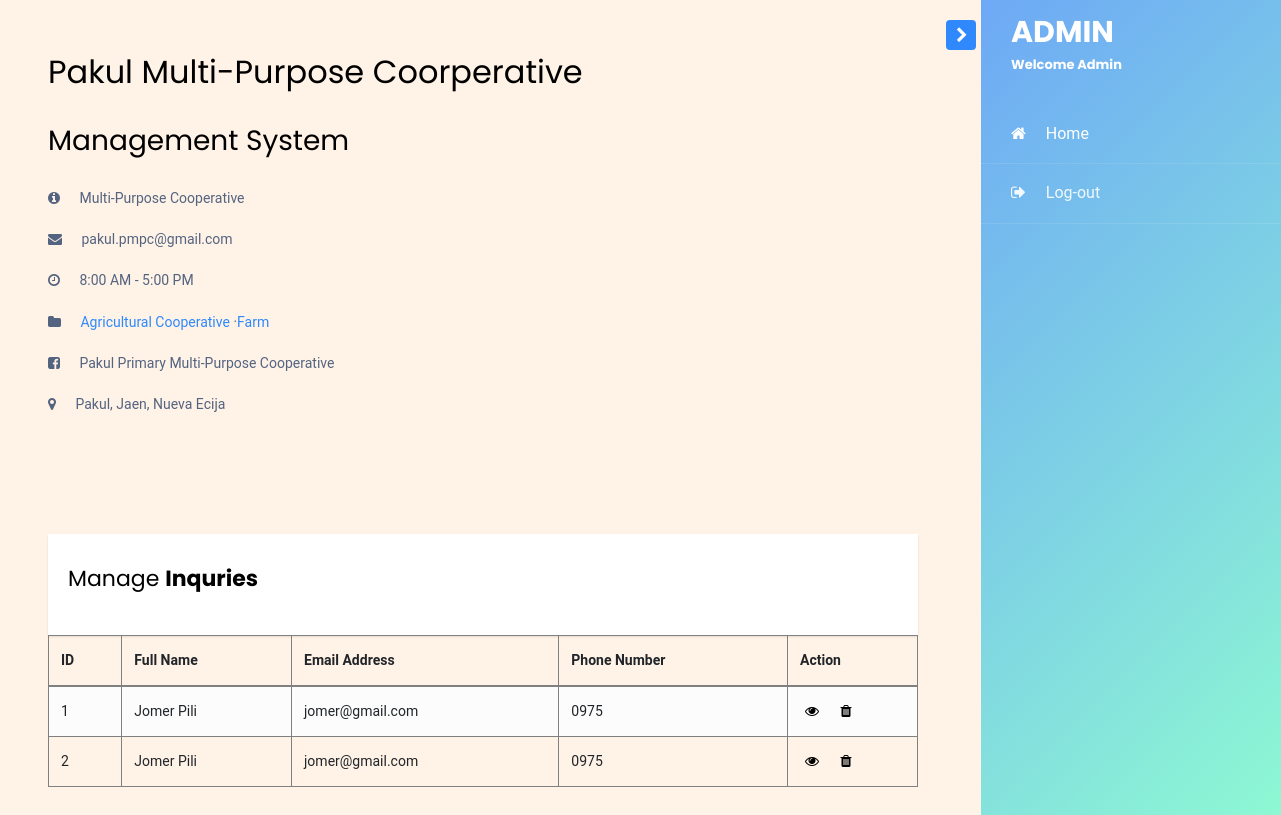
Page /memberslist/contacttable.php on the committed database.
### tables this page shows
CREATE TABLE `queries` (
  `id` int(11) NOT NULL,
  `fname` varchar(100) NOT NULL,
  `lname` varchar(100) NOT NULL,
  `email` varchar(100) NOT NULL,
  `phone` varchar(100) NOT NULL,
  `message` varchar(100) NOT NULL
);

### memberslist/contacttable.php (the view, shortened to what this page needs)
<!doctype html>
<html lang="en">
  <head>
    <link rel="stylesheet" href="https://stackpath.bootstrapcdn.com/font-awesome/4.7.0/css/font-awesome.min.css">
    <link rel="stylesheet" href="../adminpage/css/style.css">
  </head>
  <body>
    <div id="hj">
    <div class="wrapper d-flex align-items-stretch">
      <nav id="sidebar" class="order-last" class="img" >
        <div class="custom-menu">
          <button type="button" id="sidebarCollapse" class="btn btn-primary">
          </button>
        </div>
        <div class="">
          <h1><a href="../adminpage/admin.php" class="logo">ADMIN <span>Welcome Admin</span></a></h1>
          <ul class="list-unstyled components mb-5">
            <li class="active">
              <a href="../adminpage/admin.php"><span class="fa fa-home mr-3"></span> Home</a>
            </li>
            <li>
              <a href="../logout.php"><span class="fa fa-sign-out mr-3"></span> Log-out</a>
            </li>
          </ul>
        </div>
      </nav>
      <div id="content" class="p-4 p-md-5 pt-5">
        <h2 class="mb-4">Pakul Multi-Purpose Coorperative</h2>
        <h3 class="mb-4">Management System</h3>
        <p><span class="fa fa-info-circle mr-3"></span> Multi-Purpose Cooperative</p>
        <p><span class="fa fa-envelope mr-3"></span> pakul.pmpc@gmail.com</p>
        <p><span class="fa fa-clock-o mr-3"></span> 8:00 AM - 5:00 PM</p>
         <p><span class="fa fa-folder mr-3"></span><a href="https://www.facebook.com/search/?bqf=str%2FAgricultural%2BCooperative%2Fkeywords_pages&ref=page_about_category&f=AbpxaZHLVQP7A2U26Xyn06xVdSEfTnubwgpamUn1y6reaGmDWiqLfxPIwzSDtkHwnmUQr7puNFr9sNHi2sShzHmh1I9nOgazkvnO3lEmpE0deP4sYtKGoNJR8DFLYN92VLxXBYpGCozvpSh7AxkPnkpZ"> Agricultural Cooperative </a>·<a href="https://www.facebook.com/search/?bqf=str%2FFarm%2Fkeywords_pages&ref=page_about_category&f=AbqZBcvgt5_Uz3sG7B1blgqtKq3FkuQiizoGWOXBx9QrFQRFSqchj8LsSTzFFmzjF0tevn97kaDROm5R-z5Vf1F5S4h50e-Xs4FdE7enBDSwBqRrIyKGdF6RyW9pv4kRU_g">Farm</a></p>
         <p><span class="fa fa-facebook-square mr-3"></span> Pakul Primary Multi-Purpose Cooperative</p>
         <p><span class="fa fa-map-marker mr-3"></span> Pakul, Jaen, Nueva Ecija</p>
<br><br><br><br>
<div class="container">
            <div class="table-wrapper">
                <div class="table-title">
                    <div class="row">
                        <div class="col-sm-6"><h2>Manage <b>Inquries</b></h2></div>
                        </div>
                    </div>
                </div>
                <table class="table table-striped table-hover table-bordered">
                    <thead>
                        <tr>
                            <th>ID</th>
                            <th>Full Name</th>
                            <th>Email Address</th>
                            <th>Phone Number</th>
                            <th>Action</th>
                        </tr>
                    </thead>
                    <tbody>
<?php
$pdo = Database::connect();
$sql = 'SELECT * FROM `queries` WHERE 1';
foreach ($pdo->query($sql) as $row) {
echo '<tr>';
echo '<td>' . $row['id'] . '</td>';
echo '<td>' . $row['fname'] . '</td>';
echo '<td>' . $row['email'] . '</td>';
echo '<td>' . $row['phone'] . '</td>';
echo '<td>'.'<a href="contact/read.php?id='.$row['id'].'"><span class="fa fa-eye mr-2"></span></a>'.'
<a href="contact/delete.php?id='.$row['id'].'"><span class="fa fa-trash mr-2"></span></a>'.'</td>';
echo '</tr>';
}
?>
</tbody>
</table>
</div>
</div>
</div>
  </body>
</html>

### memberslist/contacttable.php (style rules this page uses)
body { color: #546480; background: #f5f5f5; font-family: 'Roboto', sans-serif; overflow-x: hidden; height: 100%; width: 100%; }
.table-wrapper { min-width: 860px; background: #fff; padding: 20px; box-shadow: 0 2px 2px rgba(0,0,0,.10); }
.table-title { padding-bottom: 10px; margin: 0 0 10px; }
.table-title h2 { margin: 8px 0 0; font-size: 22px; }
table.table tr th, table.table tr td { border-color: grey; }
table.table-striped tbody tr:nth-of-type(odd) { background-color: #fcfcfc; }
table.table td:last-child { width: 130px; }
table.table td a { color: black; display: inline-block; margin: 0 5px; }
#hj { background-color: #fff2e6; }

### rows in the picture
queries: id "1", fname "Jomer Pili", email "jomer@gmail.com", phone "0975"
queries: id "2", fname "Jomer Pili", email "jomer@gmail.com", phone "0975"
